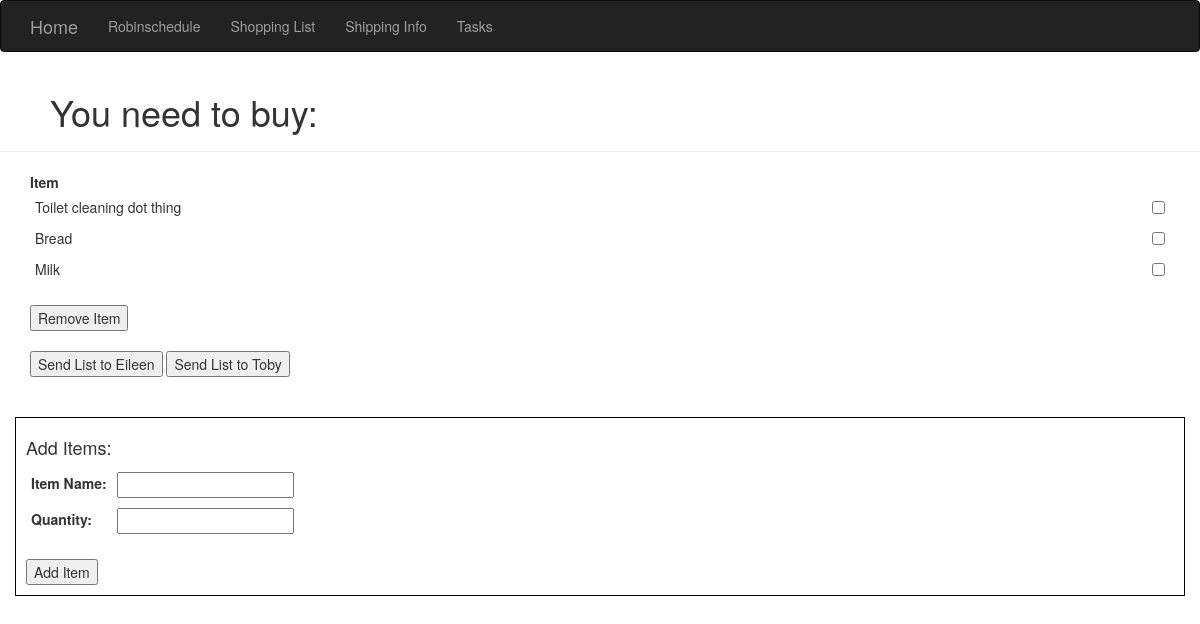
/shopping, run on the app's committed database.
### homeSite.py (models this page shows, shortened)
class Grocery(db.Model):
    __tablename__ = 'groceries'
    id = db.Column(db.Integer, primary_key=True)
    itemName = db.Column(db.String(64), unique=True)
    quantity = db.Column(db.Integer) #Setting quantity to optional so 'rice' doesn't need a quantity

### homeSite.py (the view, shortened to what this page needs)
@app.route('/shopping', methods=['GET', 'POST'])
def shopping():
    shoppingItems = Grocery.query.all()
    recipientEmailAddress = None
    return render_template('shopping.html', items=shoppingItems)

### templates/shopping.html (shortened to what this page needs)
{% extends "base.html" %}
{% block content %}
<div class="page-header" style="padding-left: 50px;">
    <h1>You need to buy:</h1>
</div>
<div class="container">
    {% if items %}
    <form method="POST" name="itemsToRemove">
    <table>
        <tr>
            <th style="width: 90%;">
                Item
            </th>
            <th style="width: 10%;">
            </th>
        </tr>
        {% for item in items %}
            <tr>
                <td>
                    {{item.itemName}}
                </td>
                <td>
                </td>
                <td><input type="checkbox" name="itemToRemove" value="{{item.itemName}}"></td>
            </tr>
        {% endfor %}
    </table>
    <br/>
    <input type="submit" name="remove" value="Remove Item">
</form>
    <br/>
    <form method="POST">
        <input type="submit" name="eileen" value="Send List to Eileen">
        <input type="submit" name="toby" value="Send List to Toby">
    </form>
    {% else %}
        <div class="list-group-heading" style="padding-left: 50px;">
            There's nothing you need to buy.
        </div>
    {% endif %}
</div>
<br>
<br>
<div class="container" style="border: 1px solid black; padding: 10px;">
    <form method=POST name="addItem">
        <table>
            <tr>
                <th colspan="2">
                    <h4>Add Items:</h4>
                </th>
            </tr>
            <tr>
                <td>
                    <label for="itemName">Item Name:</label>
                </td>
                <td>
                    <input type="text" id="itemName" name="itemName" required>
                </td>
            </tr>
            <tr>
                <td>
                    <label for="itemQuant">Quantity:</label>
                </td>
                <td>
                    <input type="number" id="itemQuant" name="itemQuant" min='1'>
                </td>
            </tr>
            <tr style="height: 20px;">
            </tr>
        </table>
    <input type="submit" name="addItem" value="Add Item">
    </form>
</div>
<br/>
{% endblock %}

### templates/shopping.html (style rules this page uses)
td { padding:5px }

### data on the page
Grocery: itemName "Toilet cleaning dot thing"
Grocery: itemName "Bread"
Grocery: itemName "Milk"
